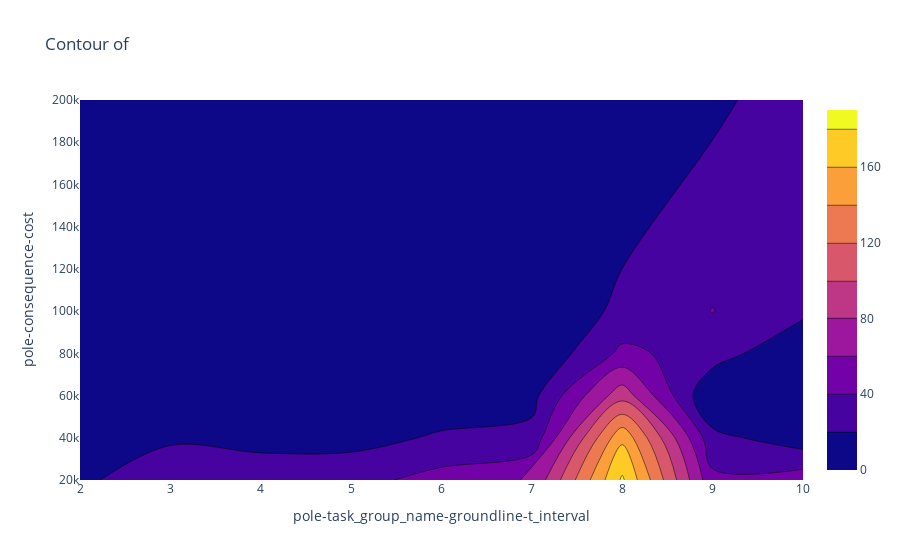

Notebook code cell kept with this figure:
### Code cell
x_axis = 'pole-task_group_name-groundline-t_interval'
y_axis = 'pole-consequence-cost'
z_axis = 'value_lost'

make_contour_plot(df_total, x_axis=x_axis, y_axis=y_axis, z_axis=z_axis)

### Figure 1 — Plotly figure (JSON) as saved in the notebook; plotly's stock layout.template omitted (floating-point values rounded to 4 significant figures)
{"data": [{"type": "contour", "x": [2, 3, 4, 5, 6, 7], "y": [20000, 40000, 60000, 80000, 100000, 200000, 300000, 400000, 500000], "z": [[17.97, 26.94, 26.03, 32.97, 47.56, 61.76, 183.1, 44.99, 50.79], [12.76, 18.45, 16.64, 13.32, 22.41, 25.51, 155.5, 25.92, 8.135], [4.463, 9.118, 2.215, 0, 7.885, 14.02, 91.81, 0, 2.158], [2.447, 2.028, 0, 5.184, 2.767, 0.9485, 44.39, 30.64, 0], [0, 0, 3.735, 8.269, 0.4966, 0, 25.05, 40.46, 24.91], [0.2402, 3.794, 16.81, 17.24, 0, 1.811, 0, 15.24, 32.33]]}], "layout": {"legend": {"title": {"text": "value_lost"}}, "title": {"text": "Contour of"}, "xaxis": {"title": {"text": "pole-task_group_name-groundline-t_interval"}}, "yaxis": {"title": {"text": "pole-consequence-cost"}}}}
